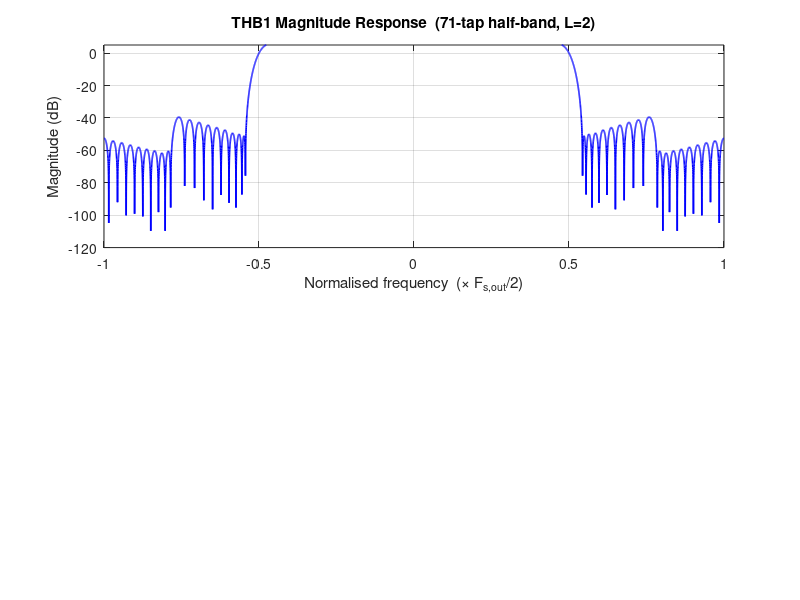

MATLAB code for this plot: (Note: this script raises an error after producing the figure.)
% test_thb1_filter.m
% Tests and frequency response plots for the THB1 half-band filter,
% plus a comparison across all three THB stages (THB1, THB2, THB3).

clear; close all; clc;

%% ---- Coefficient summary ---------------------------------------------
h_thb1 = [ ...
   -0.002319336,  0,  0.003601074,  0, -0.004058838,  0,  0.004119873,  0, ...
   -0.006439209,  0,  0.009613037,  0, -0.012023926,  0,  0.014404297,  0, ...
   -0.018737793,  0,  0.024291992,  0, -0.030059814,  0,  0.037353516,  0, ...
   -0.048156738,  0,  0.062927246,  0, -0.084350586,  0,  0.122283936,  0, ...
   -0.209564209,  0,  0.635925293,  1,  0.635925293,  0, -0.209564209,  0, ...
    0.122283936,  0, -0.084350586,  0,  0.062927246,  0, -0.048156738,  0, ...
    0.037353516,  0, -0.030059814,  0,  0.024291992,  0, -0.018737793,  0, ...
    0.014404297,  0, -0.012023926,  0,  0.009613037,  0, -0.006439209,  0, ...
    0.004119873,  0, -0.004058838,  0,  0.003601074,  0, -0.002319336];

h_thb2 = [-0.08203125, 0, 0.58203125, 1, 0.58203125, 0, -0.08203125];
h_thb3 = [0.125, 0.500, 0.750, 0.500, 0.125];

fprintf('--- THB1 ---\n');
fprintf('  Taps      : %d\n',   length(h_thb1));
fprintf('  sum(h)    : %.6f  (ideal = 2)\n', sum(h_thb1));
fprintf('  Symmetric : %d\n',   isequal(h_thb1, fliplr(h_thb1)));

%% ---- THB1 individual frequency response ------------------------------
N_fft = 8192;

[H1, w1] = freqz(h_thb1, 1, N_fft, 'whole');
f_norm1  = w1/pi - 1;   % centred, -1…+1  (units of Fs_out/2)
H1_db    = 20*log10(abs(fftshift(H1)));

figure('Name','THB1 – Frequency Response','NumberTitle','off');

subplot(2,1,1);
plot(f_norm1, H1_db, 'b', 'LineWidth', 1.2);
xlabel('Normalised frequency  (× F_{s,out}/2)');
ylabel('Magnitude (dB)');
title('THB1 Magnitude Response  (71-tap half-band, L=2)');
xlim([-1 1]); ylim([-120 5]); grid on;
xline( 0.5, 'r--', 'Passband edge  1/L');
xline(-0.5, 'r--');

subplot(2,1,2);
plot(f_norm1, unwrap(angle(fftshift(H1)))*180/pi, 'b', 'LineWidth', 1.2);
xlabel('Normalised frequency  (× F_{s,out}/2)');
ylabel('Phase (degrees)');
title('THB1 Phase Response');
xlim([-1 1]); grid on;

%% ---- Comparison: THB1 vs THB2 vs THB3 --------------------------------
[H2, w2] = freqz(h_thb2, 1, N_fft, 'whole');
[H3, w3] = freqz(h_thb3, 1, N_fft, 'whole');

f_norm = w1/pi - 1;   % all same length
H1_db  = 20*log10(abs(fftshift(H1)));
H2_db  = 20*log10(abs(fftshift(H2)));
H3_db  = 20*log10(abs(fftshift(H3)));

figure('Name','THB1 vs THB2 vs THB3 – Magnitude Comparison','NumberTitle','off');
plot(f_norm, H1_db, 'b',  'LineWidth', 1.2, 'DisplayName', 'THB1 (71-tap)'); hold on;
plot(f_norm, H2_db, 'm',  'LineWidth', 1.2, 'DisplayName', 'THB2  (7-tap)');
plot(f_norm, H3_db, 'g',  'LineWidth', 1.2, 'DisplayName', 'THB3  (5-tap)');
xline( 0.5, 'r--', 'Passband edge  1/L'); xline(-0.5, 'r--');
xlabel('Normalised frequency  (× F_{s,out}/2)');
ylabel('Magnitude (dB)');
title('Magnitude Response Comparison: THB1 / THB2 / THB3');
xlim([-1 1]); ylim([-120 5]); grid on;
legend('Location','southwest');

%% ---- Cascaded response: THB1 → THB2 → THB3 (total ×8) ---------------
% Build equivalent prototype at the final output rate (8× input rate).
%   H_cas(z) = H_thb1(z^4) * H_thb2(z^2) * H_thb3(z)
% i.e. stretch each filter to the final rate then convolve.

h_thb1_x4 = upsample(h_thb1, 4);   % at 8x rate
h_thb2_x2 = upsample(h_thb2, 2);   % at 8x rate (thb2 runs at 2x input)
h_cascade  = conv(conv(h_thb1_x4, h_thb2_x2), h_thb3);

[H_cas, w_cas] = freqz(h_cascade, 1, N_fft, 'whole');
f_norm_cas = w_cas/pi - 1;
H_cas_db   = 20*log10(abs(fftshift(H_cas)));

figure('Name','THB1→THB2→THB3 Cascaded Response','NumberTitle','off');

subplot(2,1,1);
plot(f_norm_cas, H_cas_db, 'k', 'LineWidth', 1.4);
xlabel('Normalised frequency  (× F_{s,out}/2)');
ylabel('Magnitude (dB)');
title('Cascaded THB1→THB2→THB3 Magnitude Response  (total L = 8)');
xlim([-1 1]); ylim([-120 5]); grid on;
xline( 1/8, 'r--', '1/L_{total}'); xline(-1/8, 'r--');

subplot(2,1,2);
plot(f_norm_cas, unwrap(angle(fftshift(H_cas)))*180/pi, 'k', 'LineWidth', 1.2);
xlabel('Normalised frequency  (× F_{s,out}/2)');
ylabel('Phase (degrees)');
title('Cascaded THB1→THB2→THB3 Phase Response');
xlim([-1 1]); grid on;

%% ---- Functional test: complex baseband sinewave ----------------------
Fs_in  = 1e6;
f_tone = 0.05e6;   % 50 kHz – well within passband
N      = 512;

t_in = (0:N-1).' / Fs_in;
x_in = exp(1j * 2*pi * f_tone * t_in);

% Individual paths
y_thb1     = thb1_filter(x_in, false);
y_thb1_byp = thb1_filter(x_in, true);

% Full cascade: THB1 → THB2 → THB3 (total ×8)
y_full_cascade = thb3_filter(thb2_filter(thb1_filter(x_in, false), false), false);

fprintf('\n--- Output lengths ---\n');
fprintf('  THB1 normal     : %d  (expect %d)\n', length(y_thb1),     2*N);
fprintf('  THB1 bypass     : %d  (expect %d)\n', length(y_thb1_byp), N);
fprintf('  THB1+THB2+THB3  : %d  (expect %d)\n', length(y_full_cascade), 8*N);

%% ---- Input vs full cascade output spectrum ---------------------------
figure('Name','THB1+THB2+THB3 – Spectrum','NumberTitle','off');

Fs_out8 = 8 * Fs_in;
Y_in    = fftshift(fft(x_in            .* blackman(N)));
Y_out   = fftshift(fft(y_full_cascade  .* blackman(length(y_full_cascade))));

f_in  = (-N/2              : N/2-1)              * Fs_in  / N;
f_out = (-length(y_full_cascade)/2 : length(y_full_cascade)/2-1) * Fs_out8 / length(y_full_cascade);

subplot(2,1,1);
plot(f_in/1e6, 20*log10(abs(Y_in)/max(abs(Y_in))), 'b', 'LineWidth', 1.0);
xlabel('Frequency (MHz)'); ylabel('Magnitude (dB, normalised)');
title(sprintf('Input Spectrum  (Fs = %.0f MHz)', Fs_in/1e6));
xlim([-Fs_in/2e6  Fs_in/2e6]); ylim([-120 5]); grid on;

subplot(2,1,2);
plot(f_out/1e6, 20*log10(abs(Y_out)/max(abs(Y_out))), 'k', 'LineWidth', 1.0);
xlabel('Frequency (MHz)'); ylabel('Magnitude (dB, normalised)');
title(sprintf('THB1→THB2→THB3 Output Spectrum  (Fs = %.0f MHz)', Fs_out8/1e6));
xlim([-Fs_out8/2e6  Fs_out8/2e6]); ylim([-120 5]); grid on;

fprintf('\nTest complete.\n');
